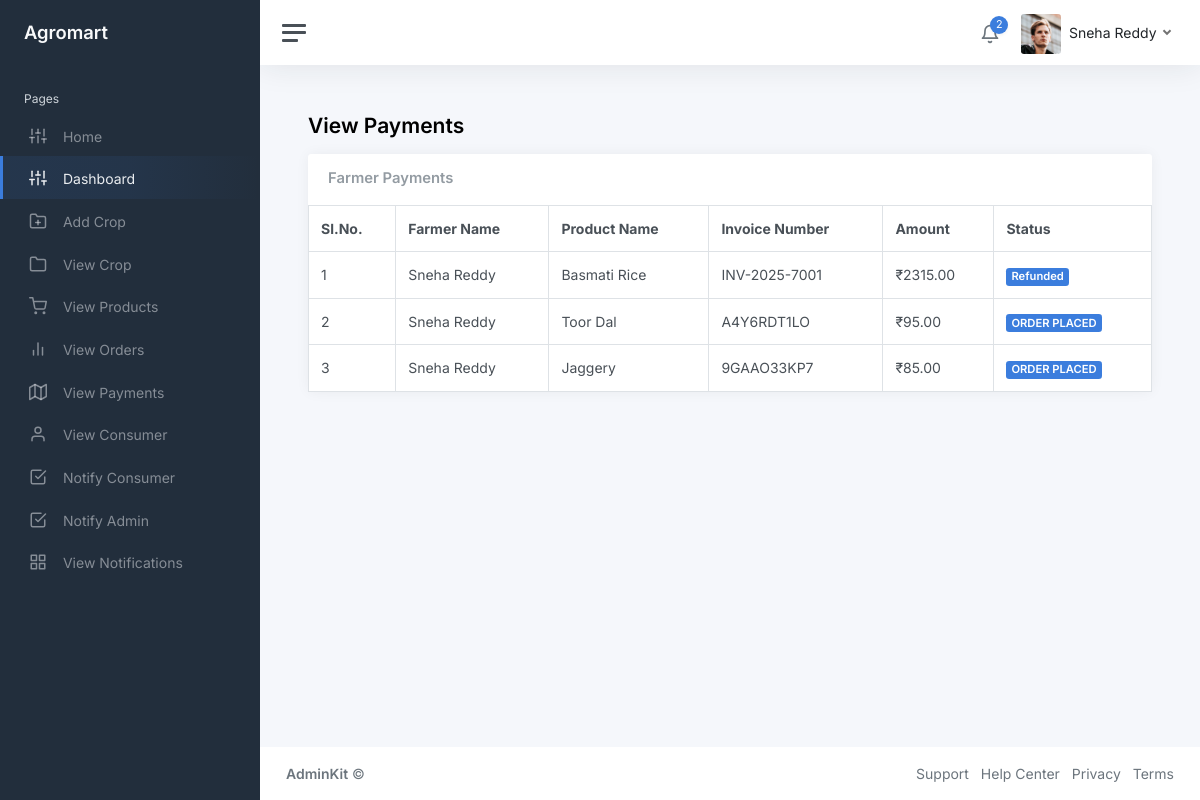
The app's page /farmer/view-payments.php (signed in) with its own data.
### tables this page shows
CREATE TABLE IF NOT EXISTS `orders` (
  `order_id` int NOT NULL AUTO_INCREMENT,
  `farmer_id` int NOT NULL,
  `product_id` int NOT NULL,
  `invoice_number` varchar(30) NOT NULL,
  `amount` int NOT NULL,
  `status` varchar(30) NOT NULL,
  `datetime` timestamp NOT NULL DEFAULT CURRENT_TIMESTAMP,
  PRIMARY KEY (`order_id`)
);

CREATE TABLE IF NOT EXISTS `farmers` (
  `farmer_id` int NOT NULL AUTO_INCREMENT,
  `farmer_name` varchar(30) NOT NULL,
  `farmer_email` varchar(30) NOT NULL,
  `farmer_contact_number` varchar(12) NOT NULL,
  `farmer_address` text NOT NULL,
  `farmer_username` varchar(30) NOT NULL,
  `farmer_password` varchar(30) NOT NULL,
  PRIMARY KEY (`farmer_id`)
);

CREATE TABLE IF NOT EXISTS `products` (
  `product_id` int NOT NULL AUTO_INCREMENT,
  `product_name` varchar(30) NOT NULL,
  `product_description` text NOT NULL,
  `product_amount` int NOT NULL,
  `consumer_id` int NOT NULL,
  `image_location` text NOT NULL,
  PRIMARY KEY (`product_id`)
);

CREATE TABLE IF NOT EXISTS `payments` (
  `payment_id` int NOT NULL AUTO_INCREMENT,
  `invoice_number` varchar(30) NOT NULL,
  `status` varchar(30) NOT NULL,
  `datetime` timestamp NOT NULL DEFAULT CURRENT_TIMESTAMP,
  `amount` int NOT NULL,
  PRIMARY KEY (`payment_id`)
);

### farmer/view-payments.php (the view, shortened to what this page needs)
<?php
include './includes/connection.php';
?>
<!DOCTYPE html>
<html lang="en">
<head>
	<link href="css/app.css" rel="stylesheet">
</head>
<body>
	<div class="wrapper">
		<?php include('./includes/sidebar.php'); ?>
		<div class="main">
			<?php include('./includes/navbar.php'); ?>
			<main class="content">
				<div class="container-fluid p-0">
					<h1 class="h3 mb-3"><strong>View Payments</strong></h1>
					<div class="row">
						<div class="col-12 d-flex">
							<div class="card flex-fill">
								<div class="card-header">
									<h5 class="card-title mb-0">Farmer Payments</h5>
								</div>
								<table class="table table-bordered my-0">
									<thead>
										<tr>
											<th>Sl.No.</th>
											<th class="d-none d-xl-table-cell">Farmer Name</th>
											<th class="d-none d-xl-table-cell">Product Name</th>
											<th class="d-none d-xl-table-cell">Invoice Number</th>
											<th class="d-none d-xl-table-cell">Amount</th>
											<th>Status</th>
										</tr>
									</thead>
									<tbody>
										<?php
											$id=$_SESSION['farmer_id'];
											$query=mysqli_query($con,"SELECT f.farmer_name, p.product_name, o.invoice_number, o.amount, a.status from orders O
											left join farmers F on O.farmer_id=F.farmer_id
											left join products P on P.product_id=O.product_id
                                            LEFT JOIN payments A on A.invoice_number=O.invoice_number where F.farmer_id=$id") or die(mysqli_error($con));
											if(mysqli_num_rows($query)){
												$i=1;
												while($row=mysqli_fetch_array($query)){
										?>
										<tr>
											<td><?php echo $i; ?></td>
											<td class="d-none d-xl-table-cell"><?php echo $row['farmer_name']; ?></td>
											<td class="d-none d-xl-table-cell"><?php echo $row['product_name']; ?></td>
											<td class="d-none d-xl-table-cell"><?php echo $row['invoice_number']; ?></td>
											<td class="d-none d-md-table-cell">&#8377;<?php echo $row['amount']; ?>.00</td>
											<td><span class="badge bg-primary"><?php echo $row['status']; ?></span></td>
										</tr>
										<?php
												$i++;
												}
											}
										?>
									</tbody>
								</table>
							</div>
						</div>
					</div>
				</div>
			</main>
			<?php include('./includes/footer.php'); ?>
		</div>
	</div>
</body>
</html>

### records on screen
orders: farmer.farmer_name "Sneha Reddy", product.product_name "Basmati Rice", invoice_number "INV-2025-7001", amount "2315", payments.status "Refunded"
orders: farmer.farmer_name "Sneha Reddy", product.product_name "Toor Dal", invoice_number "A4Y6RDT1LO", amount "95", payments.status "ORDER PLACED"
orders: farmer.farmer_name "Sneha Reddy", product.product_name "Jaggery", invoice_number "9GAAO33KP7", amount "85", payments.status "ORDER PLACED"

### other values on screen
$Count "2"
$Name "Sneha Reddy"
